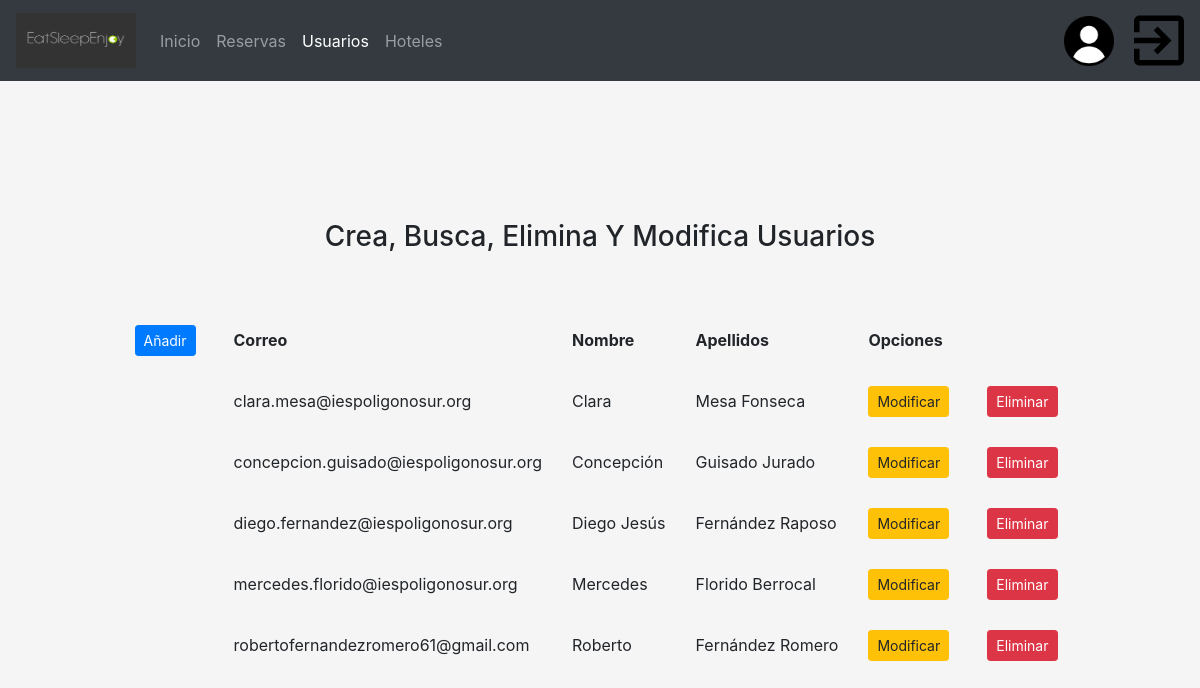
The app's page /Hito3/scripts/php/controller/verUsuarios.php with its own data.
### tables this page shows
CREATE TABLE USUARIOS (
    correo      VARCHAR(100) NOT NULL PRIMARY KEY,
    nombre      VARCHAR(50) NOT NULL,
    apellidos   VARCHAR(100) NOT NULL,
    password    VARCHAR(20) NOT NULL,
    tipo        CHAR(1) NOT NULL
);

### Hito3/scripts/php/controller/verUsuarios.php (called while the page is built, shortened)
<?php
	require_once "../model/Usuario.php";
	$data = Usuario::devolverUsuarios();
	include "../view/vistaUsuarios.php";
?>

### Hito3/scripts/php/model/Usuario.php (called while the page is built, shortened)
<?php
	class Usuario {
		private $nombre;
		private $apellidos;
		private $correo;
		function __construct($fila) {
			$this->correo = $fila["correo"];
			$this->nombre = $fila["nombre"];
			$this->apellidos = $fila["apellidos"];
		}
		public function getCorreo() {
			return $this->correo;
		}
		public function getNombre() {
			return $this->nombre;
		}
		public function getApellidos() {
			return $this->apellidos;
		}
		public static function devolverUsuarios() {
			$conexion = Conexion::conexionBD();
			$sql = "SELECT correo, nombre, apellidos, password, tipo FROM usuarios";
			$resultado = $conexion->query($sql);
			$usuarios = [];
			while ($registros = $resultado->fetch()) {
				$usuarios[] = new Usuario($registros);
			}
			return $usuarios;
		}
	}
?>

### Hito3/scripts/php/view/vistaUsuarios.php (the view, shortened to what this page needs)
<!DOCTYPE html>
<html lang="es">
	<head>
		<link rel="stylesheet" type="text/css" href="../../../style/main.css">
		<link rel="stylesheet" type="text/css" href="../../../lib/bootstrap.min.css">
		<link rel="stylesheet" type="text/css" href="../../../lib/floating-labels.css">
	</head>
	<body>
		<main class="container-fluid">
			<header class="row">
				<nav class="navbar navbar-expand-sm navbar-dark bg-dark fixed-top col-md-12">
					<a class="navbar-brand" href="./vistaUsuarios.php">
						<img src="../../../images/logo.jpg" width="120" height="55">
					</a>
					<div class="collapse navbar-collapse" id="menu">
						<ul class="navbar-nav">
							<li class="nav-item">
								<a href="../view/vistaAdmin.php" class="nav-link">Inicio</a>
							</li>
							<li class="nav-item">
								<a href="" class="nav-link" data-toggle="tooltip" data-html="true" title="Ver, modificar o borrar reservas realizadas y/o canceladas">Reservas</a>
							</li>
							<li class="nav-item active">
								<a href="../controller/verUsuarios.php" class="nav-link" data-toggle="tooltip" data-html="true" title="Ver, modificar o borrar usuarios">Usuarios</a>
							</li>
							<li class="nav-item">
								<a href="" class="nav-link" data-toggle="tooltip" data-html="true" title="Ver, modificar o borrar hoteles">Hoteles</a>
							</li>
						</ul>
					</div>
					<a href="./vistaDatos.php" data-toggle="tooltip" data-html="true" title="¡Hola <?php echo $_SESSION['nombreUsuario'];?>!">
						<img src="../../../images/usuario.png" width="50" height="50" id="usuario">
					</a>
					<a href="../controller/cerrarSesion.php" data-toggle="tooltip" data-html="true" title="Cerrar sesión">
						<img src="../../../images/salir.svg" width="50" height="55">
					</a>
				</nav>
			</header>
			<header class="row justify-content-center mt-5">
				<h3 class="text-center text-capitalize mt-5">Crea, busca, elimina y modifica usuarios</h3>
			</header>
			<section class="row justify-content-center mt-5">
				<div class="col-md-12">
					<table>
						<tr>
							<th><input class="btn btn-primary btn-sm mr-2 text-left" data-toggle="modal" data-target="#aniadir" type="button" value="Añadir"></th>
							<th>Correo</th>
							<th>Nombre</th>
							<th>Apellidos</th>
							<th colspan="2">Opciones</th>
						</tr>
						<?php
							foreach ($data as $usuarios) {
						?>
						<tr>
							<td></td>
							<td><?=$usuarios->getCorreo()?></td>
							<td><?=$usuarios->getNombre()?></td>
							<td><?=$usuarios->getApellidos()?></td>
							<td>
								<a href="./setUsuario.php?id=<?=base64_encode($usuarios->getCorreo())?>">
									<input class="btn btn-warning btn-sm mr-2 text-left" data-toggle="modal" data-target="#modificar" type="button" value="Modificar">
								</a>
							</td>
							<td><input class="btn btn-danger btn-sm mr-2 text-left" data-toggle="modal" data-target="#eliminar" type="button" value="Eliminar"></td>
						</tr>
						<?php
							}
						?>
					</table>
				</div>
			</section>
		</main>
	</body>
</html>

### Hito3/style/main.css (style rules this page uses)
a, span { cursor: pointer; }
img#usuario { margin-right: 20px; }
th, td { padding: 15px; }
table { margin: auto; }

### records on screen
usuarios: correo "clara.mesa@iespoligonosur.org", nombre "Clara", apellidos "Mesa Fonseca"
usuarios: correo "concepcion.guisado@iespoligonosur.org", nombre "Concepción", apellidos "Guisado Jurado"
usuarios: correo "diego.fernandez@iespoligonosur.org", nombre "Diego Jesús", apellidos "Fernández Raposo"
usuarios: correo "mercedes.florido@iespoligonosur.org", nombre "Mercedes", apellidos "Florido Berrocal"
usuarios: correo "robertofernandezromero61@gmail.com", nombre "Roberto", apellidos "Fernández Romero"
